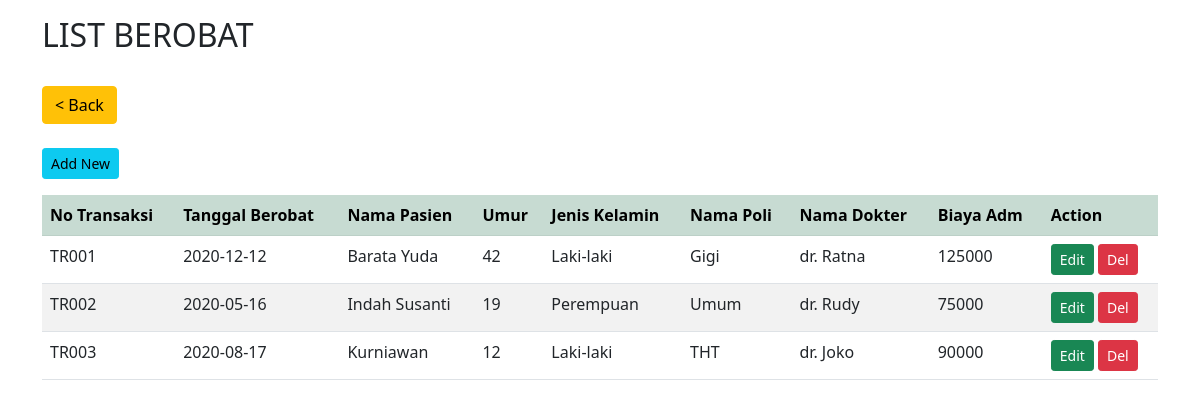
The page /list_berobat.php on the database its author committed.
### tables this page shows
CREATE TABLE IF NOT EXISTS `berobat` (
  `No_Transaksi` varchar(255) NOT NULL,
  `Pasien_ID` int(11) DEFAULT NULL,
  `Tanggal_Berobat` date DEFAULT NULL,
  `Dokter_ID` int(11) DEFAULT NULL,
  `Keluhan` varchar(255) DEFAULT NULL,
  `Biaya_Adm` int(11) DEFAULT NULL,
  PRIMARY KEY (`No_Transaksi`),
  KEY `Pasien_ID` (`Pasien_ID`),
  KEY `Tanggal_Berobat` (`Tanggal_Berobat`),
  KEY `Dokter_ID` (`Dokter_ID`),
  KEY `Keluhan` (`Keluhan`),
  KEY `Biaya_Adm` (`Biaya_Adm`)
);

CREATE TABLE IF NOT EXISTS `pasien` (
  `Pasien_ID` int(11) NOT NULL AUTO_INCREMENT,
  `Nama_Pasien` varchar(255) DEFAULT NULL,
  `Tanggal_Lahir` date DEFAULT NULL,
  `Jenis_Kelamin` varchar(255) DEFAULT NULL,
  `Alamat` varchar(255) DEFAULT NULL,
  PRIMARY KEY (`Pasien_ID`),
  KEY `Nama_Pasien` (`Nama_Pasien`),
  KEY `Tanggal_Lahir` (`Tanggal_Lahir`),
  KEY `Jenis_Kelamin` (`Jenis_Kelamin`),
  KEY `Alamat` (`Alamat`)
);

CREATE TABLE IF NOT EXISTS `poli` (
  `Poli_ID` int(11) NOT NULL AUTO_INCREMENT,
  `Nama_Poli` varchar(255) DEFAULT NULL,
  PRIMARY KEY (`Poli_ID`),
  KEY `Nama_Poli` (`Nama_Poli`)
);

CREATE TABLE IF NOT EXISTS `dokter` (
  `Dokter_ID` int(11) NOT NULL AUTO_INCREMENT,
  `Nama_Dokter` varchar(255) DEFAULT NULL,
  `Poli_ID` int(11) DEFAULT NULL,
  PRIMARY KEY (`Dokter_ID`),
  KEY `Nama Dokter` (`Nama_Dokter`),
  KEY `Poli_ID` (`Poli_ID`)
);

### list_berobat.php (the view, shortened to what this page needs)
<!DOCTYPE html>
<html lang="en">
<head>
	<link href="https://cdn.jsdelivr.net/npm/bootstrap@5.1.3/dist/css/bootstrap.min.css" rel="stylesheet">
</head>
<body>
<?php
	$con=mysqli_connect("localhost","root","admin123","simple_crud");
	$q=mysqli_query($con,
		"SELECT
			berobat.No_Transaksi,
			berobat.Tanggal_Berobat,
			pasien.Nama_Pasien,
			TIMESTAMPDIFF(YEAR, pasien.Tanggal_Lahir, NOW()) AS Umur,
			pasien.Jenis_Kelamin,
			poli.Nama_Poli,
			dokter.Nama_Dokter,
			berobat.Biaya_Adm
		FROM
			berobat
			JOIN pasien ON berobat.Pasien_ID = pasien.Pasien_ID
			JOIN dokter ON berobat.Dokter_ID = dokter.Dokter_ID
			JOIN poli ON dokter.Poli_ID = poli.Poli_ID"
	);
	$list_berobat="";
	while($h=mysqli_fetch_array($q)){
		$list_berobat=$list_berobat.
			"<tr>
				<td>$h[No_Transaksi]</td>
				<td>$h[Tanggal_Berobat]</td>
				<td>$h[Nama_Pasien]</td>
				<td>$h[Umur]</td>
				<td>$h[Jenis_Kelamin]</td>
				<td>$h[Nama_Poli]</td>
				<td>$h[Nama_Dokter]</td>
				<td>$h[Biaya_Adm]</td>
				<td>
					<a href='list_berobat_edit.php?status=edit&no_transaksi=$h[No_Transaksi]' class='btn btn-success btn-sm'>Edit</a>
					<a href='list_berobat_save_delete.php?no_transaksi=$h[No_Transaksi]' class='btn btn-danger btn-sm'>Del</a>
				</td>
			</tr>";
	}
	$list_berobat=
		"<p><a href='list_berobat_new.php' class='btn btn-info btn-sm'>Add New</a></p>
		<table class='table table-striped'>
			<tr class='table-success'>
				<th>No Transaksi</th>
				<th>Tanggal Berobat</th>
				<th>Nama Pasien</th>
				<th>Umur</th>
				<th>Jenis Kelamin</th>
				<th>Nama Poli</th>
				<th>Nama Dokter</th>
				<th>Biaya Adm</th>
				<th>Action</th>
			</tr>
			$list_berobat
		</table>";
?>
<div class="container mt-3">
	<h2>LIST BEROBAT</h2><br>
	<a href='index.php' class='btn btn-warning'>< Back</a><br><br>
	<?php echo $list_berobat ?>
</div>
</body>
</html>

### rows shown on the page
berobat: No_Transaksi "TR001", Tanggal_Berobat "2020-12-12", Biaya_Adm "125000"
pasien: Nama_Pasien "Barata Yuda", Jenis_Kelamin "Laki-laki"
poli: Nama_Poli "Gigi"
dokter: Nama_Dokter "dr. Ratna"
berobat: No_Transaksi "TR002", Tanggal_Berobat "2020-05-16", Biaya_Adm "75000"
pasien: Nama_Pasien "Indah Susanti", Jenis_Kelamin "Perempuan"
poli: Nama_Poli "Umum"
dokter: Nama_Dokter "dr. Rudy"
berobat: No_Transaksi "TR003", Tanggal_Berobat "2020-08-17", Biaya_Adm "90000"
pasien: Nama_Pasien "Kurniawan", Jenis_Kelamin "Laki-laki"
poli: Nama_Poli "THT"
dokter: Nama_Dokter "dr. Joko"

### other values the page prints
$h[Umur] "42 19 12"
